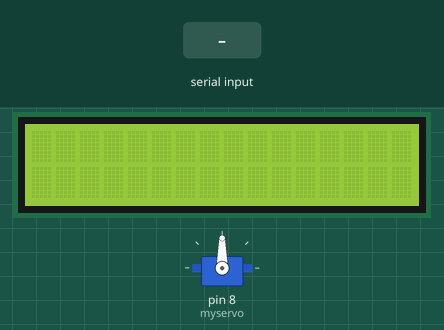
This sketch was run on a simulated Arduino Uno, built with avr-gcc and run on an emulated ATmega328P. Shown: servo, 16×2 character LCD. The inputs (shaded band) are chosen by the test bench.

Above: at 1.3 s.
1.4 s: "30,150\n" received over Serial
At 2.8 s:
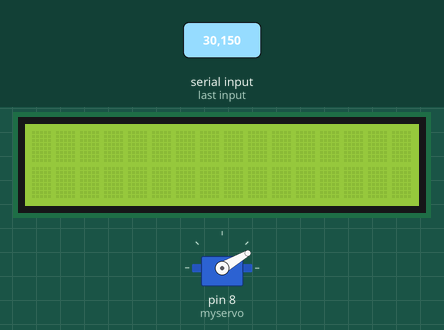
Timing chart, 0 to 4.4 s (numbered marks = the images above; inputs shaded):
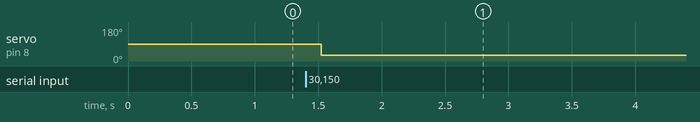

Measured:
- after the input at 1.4 s, servo on pin 8 (myservo): 90° → 30° after 0.12 s

The sketch:

Servo_SetAngle_using_LCD.ino
```cpp
#include<Wire.h>
#include<LiquidCrystal_I2C.h>
LiquidCrystal_I2C lcd = LiquidCrystal_I2C(0x27,16,2);
#include<Servo.h>
int data=0;
Servo myservo;

void setup()
{
  Serial.begin(9600);
  myservo.attach(8);
  lcd.init();
  //lcd.clear();

  lcd.begin(16,2);
  lcd.backlight();
}

void loop()
{
  if(Serial.available()>0)
  {
    delay(100);
    lcd.clear();
    data = Serial.parseInt();
    myservo.write(data);
    while(Serial.available() > 0)
    {

      lcd.write(data);
    }
  }
}
```
